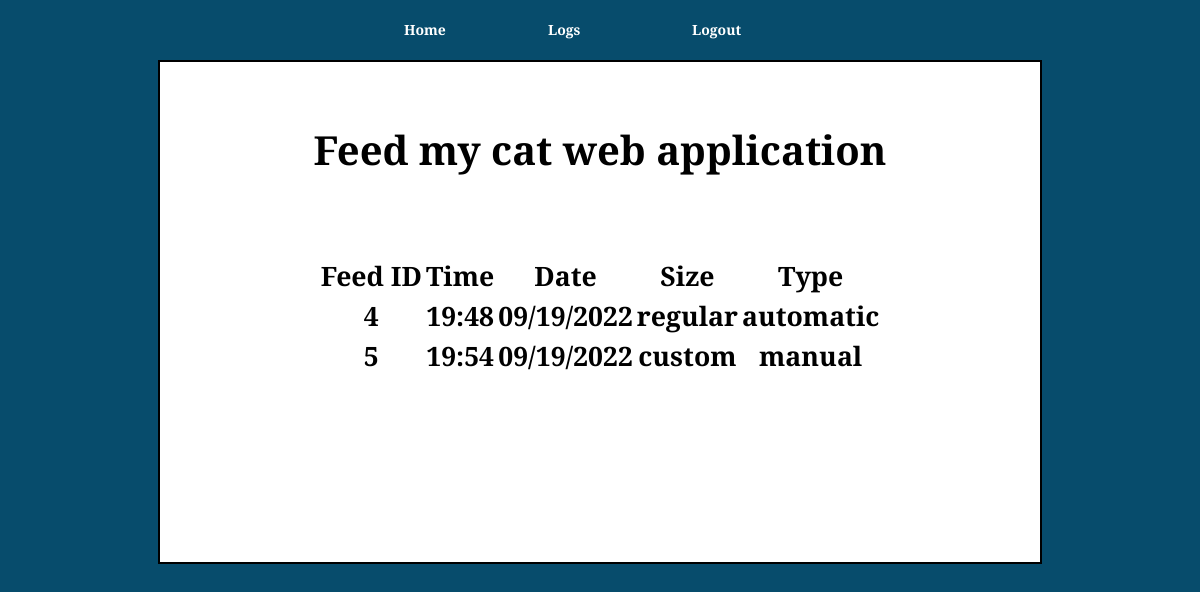
Page /viewLog (signed in) on the earlier database version.
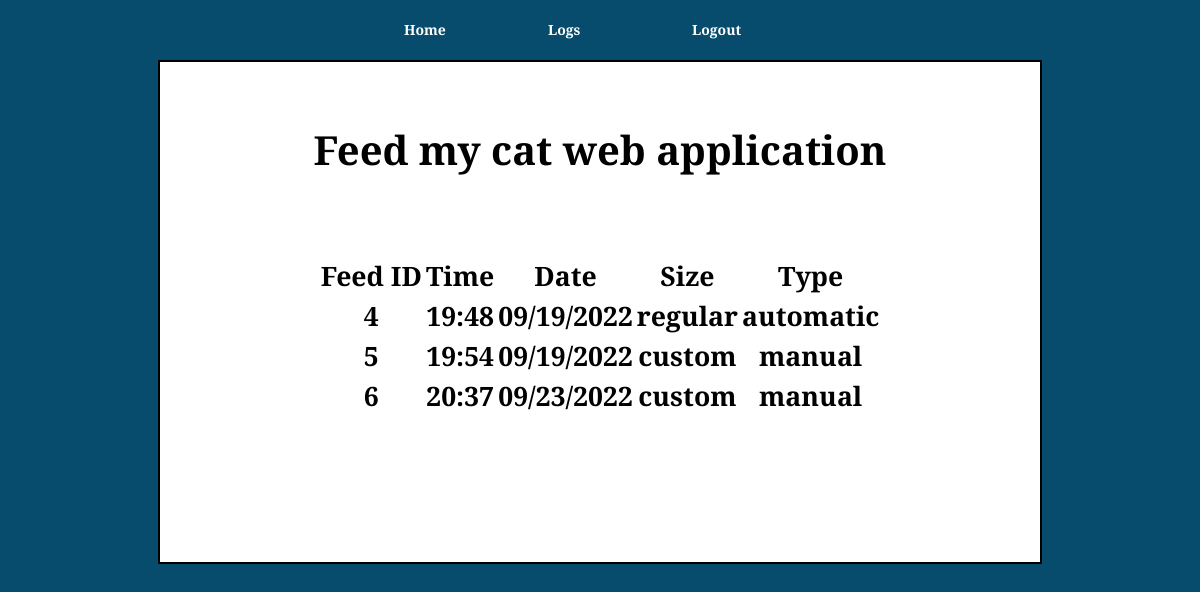
Same page on the later database version.
### tables this page shows
CREATE TABLE feedlog(
	"id" INTEGER PRIMARY KEY AUTOINCREMENT,
	"time" TEXT,
	"date" TEXT,
	"size" TEXT,
	"type" TEXT
);

### flaskapp.py (the view)
@app.route("/viewLog",methods=['GET'])
@login_required
def viewLog():
    try:
        conn=sql.connect(db_path)
        cur=conn.cursor()
        logData = conn.execute('SELECT * FROM feedlog').fetchall()
        conn.close()
        print(logData)
        return render_template('viewLog.html', title="Log View", logData = logData)
    except sql.Error as error:
        print("sqlite error fetching logs")
        print(error)
    return render_template('viewLog.html', title="Log View", logData = None)

### flaskapp.py (called while the page is built)
def login_required(f):
    @wraps(f)
    def wrap(*args, **kwargs):
        if 'logged-in' in session:
            return f(*args,**kwargs)
        else:
            return redirect(url_for('login'))
    return wrap

### templates/viewLog.html (shortened to what this page needs)
<html>
	<head>
	<link rel="stylesheet" href="{{ url_for('static',filename='styles/viewLog.css') }}">
	</head>
	<body>
		<div class="navbar">
			<ul class="navbar-items">
				<li class="nav-link"><a href="{{ url_for('home') }}">Home</a></li>
				<li class="nav-link"><a href="{{ url_for('viewLog') }}">Logs</a></li>
				<li class="nav-link"><a href="{{ url_for('logout') }}">Logout</a></li>
			</ul>
		</div>
		<div class="mainContainer">
		<h1>Feed my cat web application</h1>
		<div class="logContainer">
			<table id="table"style="margin-left:auto;margin-right:auto;margin-top:50px;font-size:20pt;">
			<tr>
			<th>Feed ID</th>
			<th>Time</th>
			<th>Date</th>
			<th>Size</th>
			<th>Type</th>
			</tr>
			{% for row in logData %}
			<tr>
			<th> {{ row[0] }} </th>
			<th> {{ row[1] }} </th>
			<th> {{ row[2] }} </th>
			<th> {{ row[3] }} </th>
			<th> {{ row[4] }} </th>
			</tr>
			{% endfor %}
			</table>
		</div>
		</div>
	</body>
</html>

### static/styles/viewLog.css (style rules this page uses)
body { font-family: 'Merriweather Sans', sans-serif; min-height:100%; background: rgb(7,76,108); margin:auto; }
.navbar { height:5vh; }
.navbar-items { display:flex; flex-direction:row; width:auto; justify-content: center; margin-top:2.5vh; }
.nav-link { width:12vw; text-decoration:None; list-style-type:none; font-size:1.75vh; }
.nav-link a { text-decoration: none; color:white; font-weight:bold; transition: ease .5s; opacity:1; }
.mainContainer { margin-top: 100px; text-align: center; justify-content:center; width:65%; margin:auto; min-height: 50%; padding: 50px; border: 2px solid black; background-color: white; }
#table { margin-left:auto; margin-right:auto; margin-top:50px; }
h1 { margin:10px; font-size:48pt; font-size:5vh; }

Differences in the rows shown:
added feedlog: id "6", time "20:37", date "09/23/2022", size "custom", type "manual"
